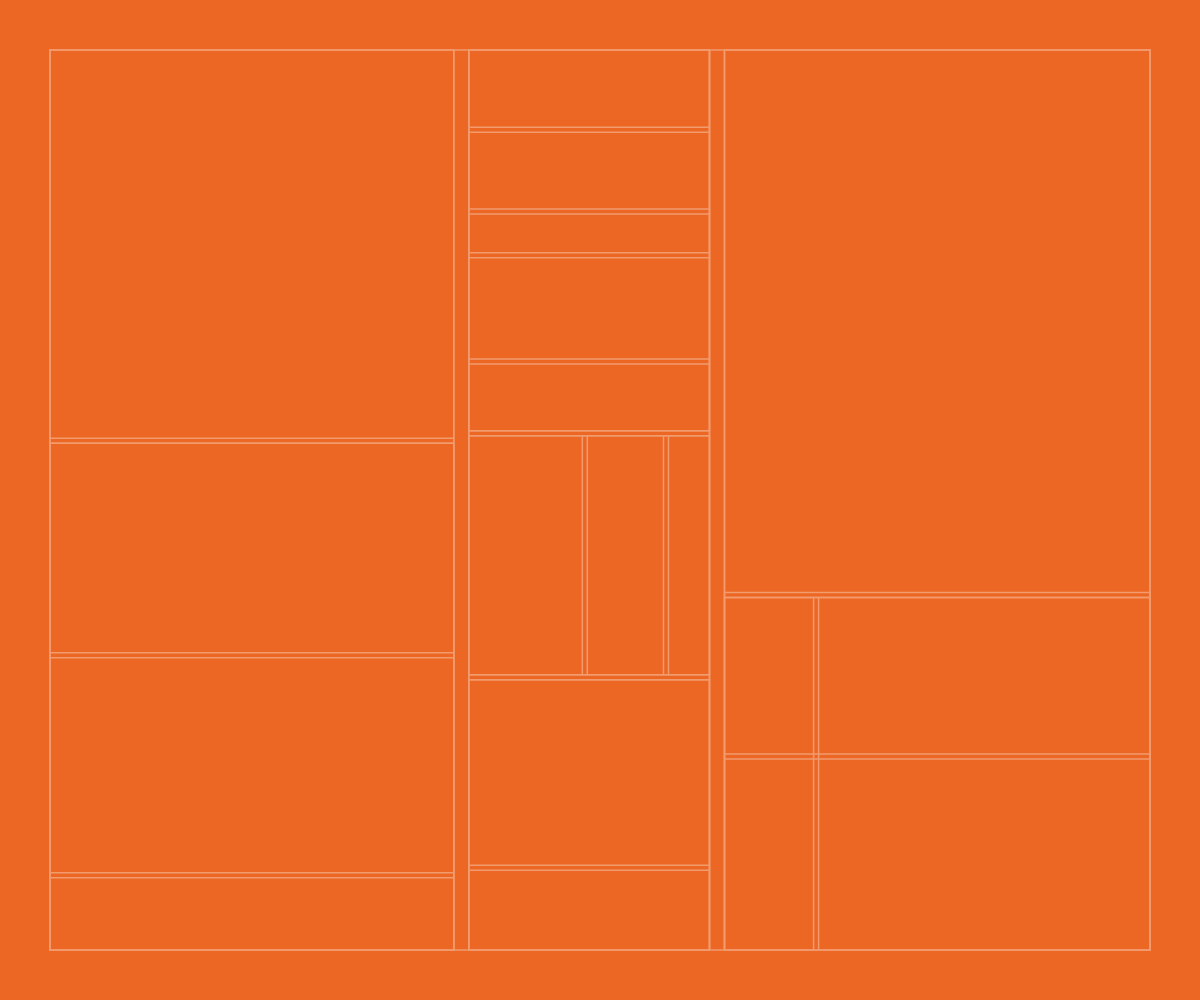
Frame 1 (no input)
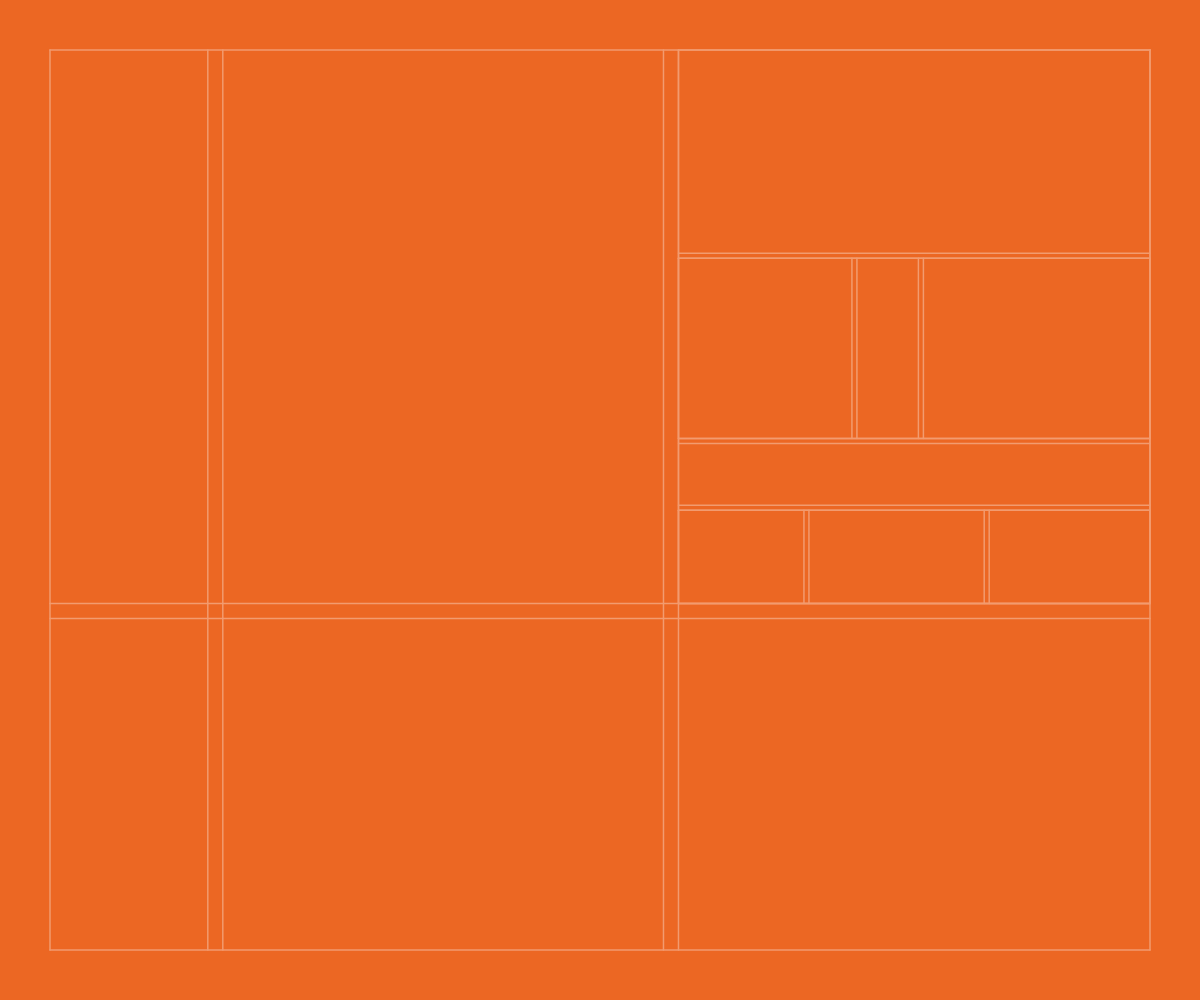
Frame 2 (the mouse pressed at the canvas centre, redrawn once)

The p5.js sketch that drew these frames (run headless with seeded random() and noise() and a simulated clock; the mouse was pressed at the canvas centre and the sketch redrawn once):

// p5.js sketch
// ── sketch.js
let margin;

function setup() {
    createCanvas(windowWidth, windowHeight);
    noLoop(); // Draw once. Click to regenerate.
}

function draw() {
    background("#EC6723"); // Canvas background completely black
    
    // Proportional margin based on screen size
    margin = min(windowWidth, windowHeight) * 0.05;
    
    let outerX = margin;
    let outerY = margin;
    let outerW = windowWidth - 2 * margin;
    let outerH = windowHeight - 2 * margin;
    
    noFill();
    noStroke();
    rect(outerX, outerY, outerW, outerH);
    
    // Internal squares should have a fine, white outerstroke, with no fill
    stroke("#F29B6F");
    strokeWeight(3);
    noFill();
    
    divideRect(outerX, outerY, outerW, outerH, 0);
}

function divideRect(x, y, w, h, depth) {
    // Cap depth and minimum size to avoid infinite recursion and unrenderable small boxes
    if (depth >= 3 || w < 20 || h < 20) {
        return;
    }
    
    let cols = 1;
    let rows = 1;
    
    if (h > w) {
        cols = 1;
        rows = floor(random(2, 6));
    } else {
        cols = floor(random(2, 4));
        rows = floor(random(1, 4));
    }
    
    let colRatios = [];
    let sumCols = 0;
    for (let i = 0; i < cols; i++) {
        let r = random(0.5, 2.5);
        colRatios.push(r);
        sumCols += r;
    }
    
    let rowRatios = [];
    let sumRows = 0;
    for (let j = 0; j < rows; j++) {
        let r = random(0.5, 2.5);
        rowRatios.push(r);
        sumRows += r;
    }
    
    let gap = (depth === 0) ? min(windowWidth, windowHeight) * 0.015 : min(windowWidth, windowHeight) * 0.005;
    
    let availableW = w - (cols - 1) * gap;
    if (availableW < 0) availableW = 0;
    
    let colXs = [];
    let currentX = x;
    for (let i = 0; i < cols; i++) {
        let innerW = (colRatios[i] / sumCols) * availableW;
        colXs.push({ start: currentX, w: innerW });
        currentX += innerW + gap;
    }
    
    let availableH = h - (rows - 1) * gap;
    if (availableH < 0) availableH = 0;
    
    let rowYs = [];
    let currentY = y;
    for (let j = 0; j < rows; j++) {
        let innerH = (rowRatios[j] / sumRows) * availableH;
        rowYs.push({ start: currentY, h: innerH });
        currentY += innerH + gap;
    }
    
    // Draw continuous grid lines for this level (spans the entire parent bounding box)
    strokeWeight(1.5);
    for (let i = 0; i < cols; i++) {
        let lx = colXs[i].start;
        let rx = colXs[i].start + colXs[i].w;
        line(lx, y, lx, y + h);
        line(rx, y, rx, y + h);
    }
    
    for (let j = 0; j < rows; j++) {
        let ty = rowYs[j].start;
        let by = rowYs[j].start + rowYs[j].h;
        line(x, ty, x + w, ty);
        line(x, by, x + w, by);
    }
    
    // Recursively subdivide cells
    for (let i = 0; i < cols; i++) {
        for (let j = 0; j < rows; j++) {
            if (random() < 0.55) {
                divideRect(colXs[i].start, rowYs[j].start, colXs[i].w, rowYs[j].h, depth + 1);
            }
        }
    }
}
